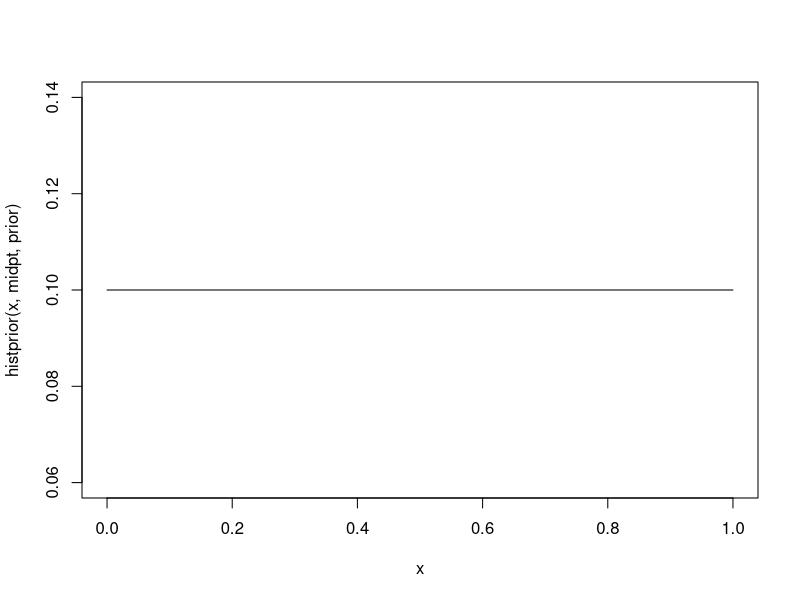
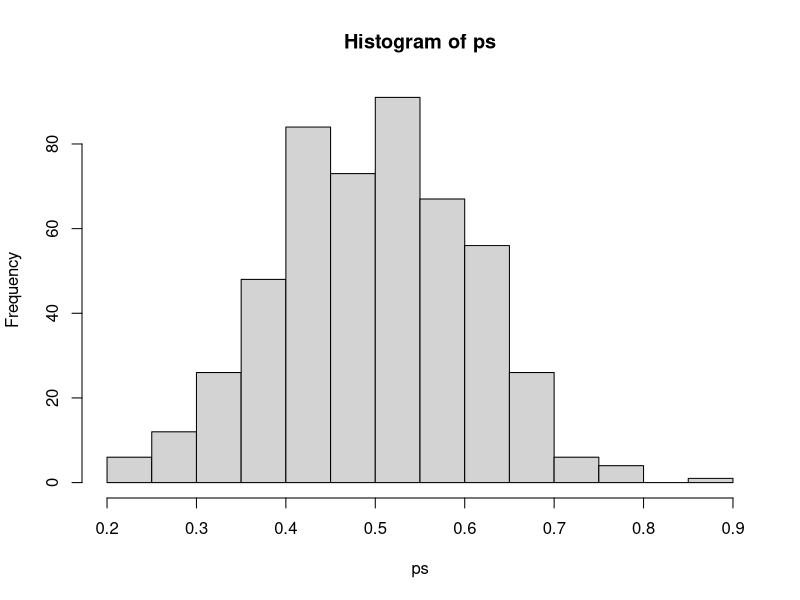
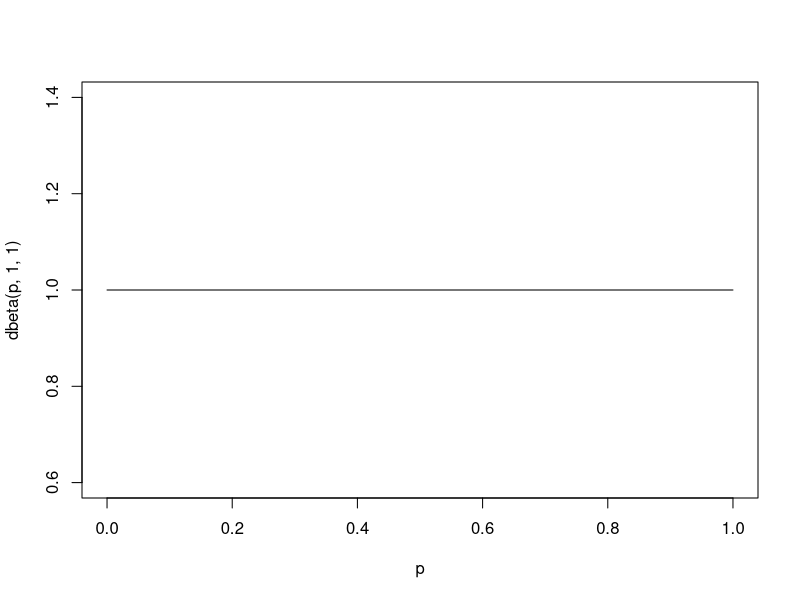
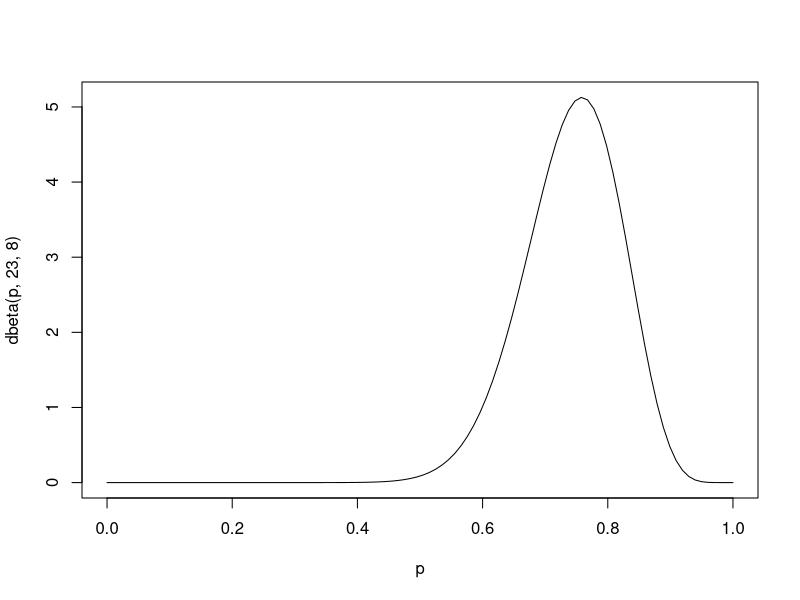
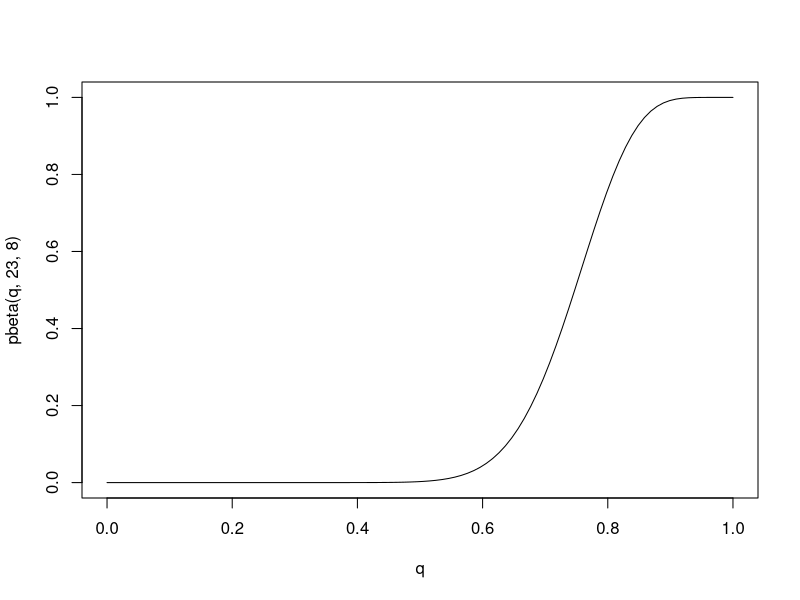
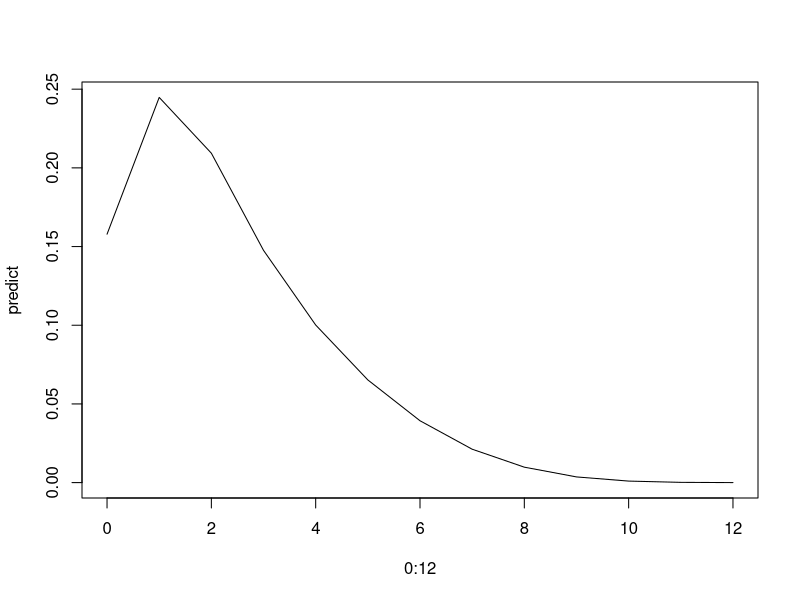
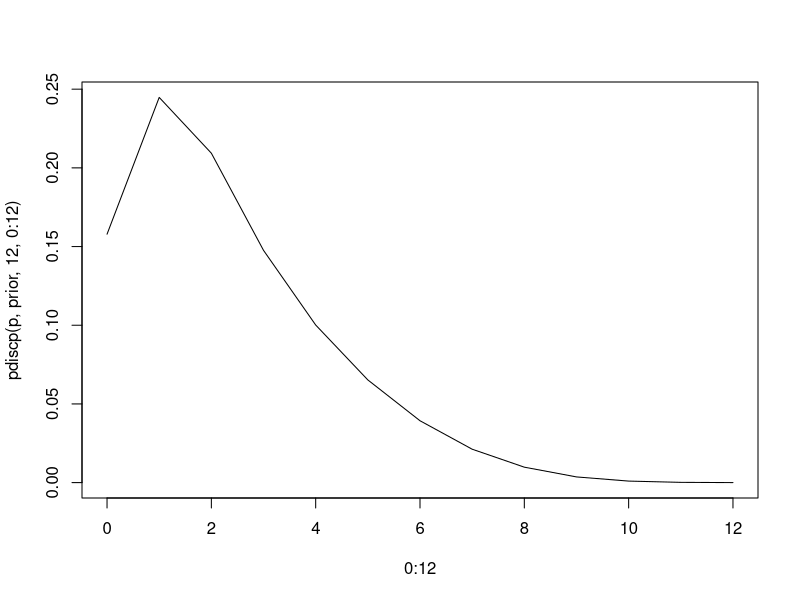
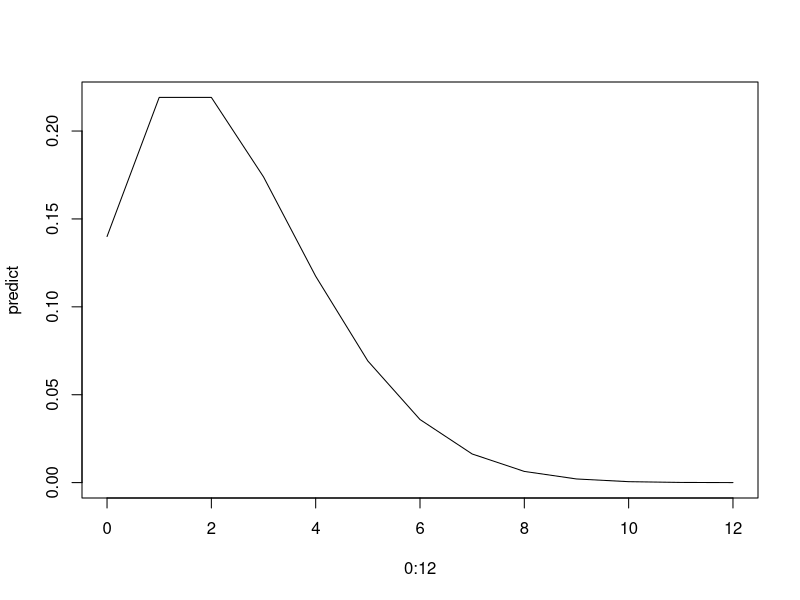

The R source for these figures, in order:
## ---- chunk 1
knitr::opts_chunk$set(echo = TRUE)
## ---- chunk 2
set.seed(29)
## ---- chunk 3
library(LearnBayes)
## ---- chunk 4
p = seq(0, 1, by=0.125)
prior = c(0.001, 0.001, 0.950, 0.008, 0.008, 0.008, 0.008, 0.008, 0.008)
sum(prior)
## ---- chunk 5
likelihood = function (p) p ^ 6 * (1 - p) ^ 4
## ---- chunk 6
posterior = c()
for (i in 1:length(p)) {
  posterior = c(posterior, likelihood(p[i]) * prior[i]) 
}
posterior = posterior / sum(posterior)
round(cbind(p, prior, posterior), 3)
## ---- chunk 7
midpt = seq(0.05, 0.95, by = 0.1)
prior = rep(0.1, 10) # 無情報事前分布
curve(histprior(x, midpt, prior), from = 0, to = 1)
## ---- chunk 8
p = seq(0, 1, length = 500)
posterior = c()
for (i in length(p)) {
  min_idx = which.min(abs(midpt - p[i]))
  posterior = c(posterior, dbeta(p, 10, 10) * prior[min_idx]) # コイン Head 10, Tail = 10 
}
posterior = posterior / sum(posterior)
ps = sample(p, replace = TRUE, prob = posterior)
hist(ps)
## ---- chunk 9
p = seq(0, 1, length=100)
plot(p, dbeta(p, 1, 1), type ="l")
## ---- chunk 10
p = seq(0, 1, length=100)
plot(p, dbeta(p, 23, 8), type ="l")
## ---- chunk 11
qbeta(c(0.5, 0.95), 23, 8)
## ---- chunk 12
q = seq(0, 1, length=100)
plot(q, pbeta(q, 23, 8), type ="l")
## ---- chunk 13
1 - pbeta(0.6, 23, 8)
## ---- chunk 14
rbeta(1000, 23, 8)
## ---- chunk 15
10 * beta(32, 9) / beta(23, 8)
## ---- chunk 16
beta(33, 8) / beta(23, 8)
## ---- chunk 17
p = rbeta(10000, 23, 8)
x = rbinom(10000, 10, p)
table(x) / 10000
## ---- chunk 18
p = seq(0.1, 0.5, by=0.1)
p
prior = c(0.50, 0.2, 0.2, 0.05, 0.05)
mean = sum(p * prior)
mean
sd = sqrt(sum((p - mean)^2 * prior))
sd
## ---- chunk 19
sample = rbeta(10000, shape1 = 3, shape2 = 12)
mean(sample)
sd(sample)
## ---- chunk 20
predict = c()
for (y in 0:12) {
  p_y = 0
  for (i in 1:length(p)) {  
    p_y = p_y + choose(12, y) * p[i]^y * (1 - p[i])^(12 - y) * prior[i]
  }
  predict = c(predict, p_y)
}
predict
plot(0:12, predict, type = "l")
## ---- chunk 21
pdiscp(p, prior, 12, 0:12)
plot(0:12, pdiscp(p, prior, 12, 0:12), type = "l")
## ---- chunk 22
predict = c()
for (y in 0:12) {
  p_y = choose(12, y) * beta(y + 3, 24 - y) / beta(3, 12)
  predict = c(predict, p_y)
}
predict
sum(predict)
plot(0:12, predict, type = "l")
## ---- chunk 23
pbetap(c(3, 12), 12, 0:12)
plot(0:12, pbetap(c(3, 12), 12, 0:12), type = "l")
## ---- chunk 24
mu = seq(20, 70, by = 10)
prior = c(0.1, 0.15, 0.25, 0.25, 0.15, 0.1)
mu
prior
## ---- chunk 25
y = c(38.6, 42.4, 57.5, 40.5, 51.7, 67.1, 33.4, 60.9, 64.1, 40.1, 40.7, 6.4)
ybar = mean(y)
ybar
## ---- chunk 26
likelihood = function (mu) exp(-1 * length(y) / (2 * 100) * (mu - ybar)^2)
like = likelihood(mu)
like
## ---- chunk 27
post = prior * like
post = post / sum(post)
post
## ---- chunk 28
dist = cbind(mu, post)
dist
discint(dist, 0.8)
## ---- chunk 29
lambda = c(0.5, 1, 1.5, 2, 2.5, 3)
prior = c(0.1, 0.2, 0.3, 0.2, 0.15, 0.05)
likelihood = function (lambda) exp(-6 * lambda) * (6 * lambda)^12
post = prior * likelihood(lambda)
post = post / sum(post)
cbind(lambda, prior, round(post, 2))
## ---- chunk 30
predict = 0
for (i in 1:length(lambda)) {
  predict = predict + exp(-7 * lambda[i]) * post[i]
}
predict
## ---- chunk 31
y = c(0, 10, 9, 8 ,11, 3, 3, 8, 8 ,11)
## ---- chunk 32
grid = seq(-2, 12, by = 0.1)
grid
## ---- chunk 33
post = c()
for (i in 1:length(grid)) {
  post = c(post, prod(1 / (1 + (y - grid[i])^2)))
}
post = post / sum(post)
post
## ---- chunk 34
plot(grid, post, type = "l")
## ---- chunk 35
ps = sample(grid, replace = TRUE, prob = post)
hist(ps)
## ---- chunk 36
mean(ps)
sd(ps)
## ---- chunk 37
x = c(751, 594, 1213, 1126, 819)
n = length(x)
s = sum(x)
theta = rgamma(1000, n, s)
hist(theta)
## ---- chunk 38
lambda = 1 / theta
hist(lambda)
## ---- chunk 39
length(lambda[lambda > 1000]) / 1000
## ---- chunk 40
n = 5
y = c(43, 24, 100, 35, 85)
B = 200
grid = seq(max(y), B, by = 1)
post = 1 / grid^n
post = post / sum(post)
plot(grid, post)
## ---- chunk 41
N = sample(grid, size = 1000, replace = TRUE, prob = post)
## ---- chunk 42
mean(N)
sd(N)
## ---- chunk 43
length(N[N > 150]) / 1000
## ---- chunk 44
m = 1000
p1 = rbeta(m, 100, 100)
hist(p1)
length(p1[0.44 < p1 & p1 < 0.56]) / m
## ---- chunk 45
q = function (p) 0.9 * dbeta(p, 500, 500) + 0.1 * dbeta(p, 1, 1)
p = seq(0.4, 0.6, length = 1000)
plot(p, q(p))
## ---- chunk 46
m = 10000 # 1000 では分布の形を見るのには少ない
p2_sampling = function () {
  x = sample(c(0, 1), 1, prob = c(0.1, 0.9))
  if (x == 1) {
    return(rbeta(1, 500, 500))
  } else {
    return(rbeta(1, 1, 1))
  }
}
p2 = replicate(m, p2_sampling())
hist(p2, xlim = c(0.4, 0.6), breaks=seq(0, 1, 0.005))
length(p2[0.44 < p2 & p2 < 0.56]) / m
## ---- chunk 47
p1 = rbeta(1000, 145, 155)
hist(p1)
quantile(p1, c(0.05, 0.95))
## ---- chunk 48
tmp = exp(lbeta(545, 555) - lbeta(500, 500)) # overflow するので、log で計算
gamma = (0.9 * tmp) / (0.9 * tmp + 0.1 * beta(46, 56))
gamma
1 - gamma
## ---- chunk 49
m = 10000 # 1000 では分布の形を見るのには少ない
p2_sampling = function () {
  x = sample(c(0, 1), 1, prob = c(0.0222, 0.9778))
  if (x == 1) {
    return(rbeta(1, 545, 555))
  } else {
    return(rbeta(1, 46, 56))
  }
}
p2 = replicate(m, p2_sampling())
hist(p2, xlim = c(0.4, 0.6), breaks=seq(0, 1, 0.005))
quantile(p2, c(0.05, 0.95))
## ---- chunk 50
probs = c(0.9, 0.1)
beta.par1 = c(500, 500)
beta.par2 = c(1, 1)
betapar = rbind(beta.par1, beta.par2)
data = c(45, 55)
post = binomial.beta.mix(probs, betapar, data)
post
## ---- chunk 51
p1 = rbeta(1000, 130, 170)
hist(p1)
quantile(p1, c(0.05, 0.95))
## ---- chunk 52
tmp = exp(lbeta(530, 570) - lbeta(500, 500)) # overflow するので、log で計算
gamma = (0.9 * tmp) / (0.9 * tmp + 0.1 * beta(31, 71))
gamma
1 - gamma
## ---- chunk 53
m = 10000 # 1000 では分布の形を見るのには少ない
p2_sampling = function () {
  x = sample(c(0, 1), 1, prob = c(0.0399, 0.9601))
  if (x == 1) {
    return(rbeta(1, 530, 570))
  } else {
    return(rbeta(1, 31, 71))
  }
}
p2 = replicate(m, p2_sampling())
hist(p2, xlim = c(0.4, 0.6), breaks=seq(0, 1, 0.005))
quantile(p2, c(0.05, 0.95))
## ---- chunk 54
probs = c(0.9, 0.1)
beta.par1 = c(500, 500)
beta.par2 = c(1, 1)
betapar = rbind(beta.par1, beta.par2)
data = c(30, 70)
post = binomial.beta.mix(probs, betapar, data)
post
## ---- chunk 55
dbinom(8, 20, 0.2)
choose(20, 8) * (0.2) ^ 8 * (1 - 0.2) ^ (20 - 8)
## ---- chunk 56
q = function (p) {
  if (p == 0.2) {
    return(0.5)
  } else {
    return(0.5 * dbeta(p, 1, 4))
  }
}
p = seq(0, 1, by = 0.01)
plot(p, lapply(p, q), type = "l")
## ---- chunk 57
gamma = (0.2 ^ 8 * (1 - 0.2)^12) / (0.2 ^ 8 * (1 - 0.2)^12 + beta(9, 16)/beta(1, 4))
gamma
1 - gamma
## ---- chunk 58
q = function (p) {
  if (p == 0.2) {
    return(0.341)
  } else {
    return(0.659 * dbeta(p, 9, 16))
  }
}
p = seq(0, 1, by = 0.01)
plot(p, lapply(p, q), type = "l")
## ---- chunk 59
pbetat(0.2, .5, c(1, 4), c(8, 12))
## ---- chunk 60
q = function (p) {
  if (p == 0.2) {
    return(0.5)
  } else {
    return(0.5 * dbeta(p, 0.5, 2))
  }
}
p = seq(0, 1, by = 0.01)
plot(p, lapply(p, q), type = "l")
## ---- chunk 61
gamma = (0.2 ^ 8 * (1 - 0.2)^12) / (0.2 ^ 8 * (1 - 0.2)^12 + beta(8.5, 14)/beta(0.5, 2))
gamma
1 - gamma
## ---- chunk 62
pbetat(0.2, .5, c(0.5, 2), c(8, 12))
## ---- chunk 63
q = function (p) {
  if (p == 0.2) {
    return(0.5)
  } else {
    return(0.5 * dbeta(p, 2, 8))
  }
}
p = seq(0, 1, by = 0.01)
plot(p, lapply(p, q), type = "l")
## ---- chunk 64
gamma = (0.2 ^ 8 * (1 - 0.2)^12) / (0.2 ^ 8 * (1 - 0.2)^12 + beta(10, 20)/beta(2, 8))
gamma
1 - gamma
## ---- chunk 65
pbetat(0.2, .5, c(2, 8), c(8, 12))
## ---- chunk 66
q = function (p) {
  if (p == 0.2) {
    return(0.5)
  } else {
    return(0.5 * dbeta(p, 8, 32))
  }
}
p = seq(0, 1, by = 0.01)
plot(p, lapply(p, q), type = "l")
## ---- chunk 67
gamma = (0.2 ^ 8 * (1 - 0.2)^12) / (0.2 ^ 8 * (1 - 0.2)^12 + beta(16, 44)/beta(8, 32))
gamma
1 - gamma
## ---- chunk 68
pbetat(0.2, .5, c(8, 32), c(8, 12))
## ---- chunk 69
# グリッド近似を用いる
mu = seq(0, 200, by = 0.1) # 速度は 0 以上であるので、加えて、最大値は 200 とした．
p = function (mu) {
  pnorm(70, mu, 10) * (1 - pnorm(70, mu, 10))^17
}
plot(mu, p(mu) / sum(p(mu)), type = "l")
## ---- chunk 70
# グリッド近似を用いる
mu = seq(0, 200, by = 0.1) # 速度は 0 以上であるので、加えて、最大値は 200 とした．
p = function (mu) {
  pnorm(70, mu, 10) * (1 - pnorm(70, mu, 10))^17
}
post = p(mu) / sum(p(mu))
sum(mu * post) # 事後平均
## ---- chunk 71
mu = seq(0, 150, by = 0.1) # 速度は 0 以上であるので、加えて、最大値は 200 とした．
p = function (mu) {
  pnorm(70, mu, 10) * (1 - pnorm(70, mu, 10))^17
}
post = p(mu) / sum(p(mu))
sum(cbind(mu, post)[mu > 80, 2])
## ---- chunk 72
p = function (mu) {
  pnorm(70, mu, 10) * (1 - pnorm(70, mu, 10))^17
}
z = integrate(p, 0, 150)$value # 正規化定数
int = integrate(p, -Inf, 80)
1 - int$value / z
## ---- chunk 73
mu = seq(0, 200, by = 0.1)
p = function (mu) {
  pnorm(70, mu, 10) * (1 - pnorm(70, mu, 10))^17
}
post = p(mu) / sum(p(mu))
plot(mu, post, xlim = c(70, 110), type = "l")
## ---- chunk 74
lambda = seq(0, 1, by = 0.001)
g = function (lambda) {
  0.5 * dgamma(lambda, shape = 1.5, rate = 1000) + 0.5 * dgamma(lambda, shape = 7, rate = 1000)
}
plot(lambda, g(lambda), xlim = c(0, 0.1), type = "l")
## ---- chunk 75
a = (1000 ^ 1.5 * gamma(5.5)) / (gamma(1.5) * 2767 ^ 5.5)
b = (1000 ^ 7 * gamma(11)) / (gamma(7) * 2767 ^ 11)
pi = a / (a + b)
pi
1 - pi
## ---- chunk 76
probs = c(0.5, 0.5)
gamma.par1 = c(1.5, 1000)
gamma.par2 = c(7, 1000)
gammapar = rbind(gamma.par1, gamma.par2)
data = data.frame(t = 1767, y = 4)
post = poisson.gamma.mix(probs, gammapar, data)
post
## ---- chunk 77
lambda = seq(0, 1, by = 0.001)
g = function (lambda) {
  0.5 * dgamma(lambda, shape = 1.5, rate = 1000) + 0.5 * dgamma(lambda, shape = 7, rate = 1000)
}
post = function (lambda) {
  pi * dgamma(lambda, shape = 5.5, rate = 2767) + (1 - pi) * dgamma(lambda, shape = 11, rate = 2767)
}
plot(lambda, g(lambda), xlim = c(0, 0.02), ylim = c(0, 500), ylab = "", type = "l", lty = 2)
par(new=T)  
plot(lambda, post(lambda), xlim = c(0, 0.02), ylim = c(0, 500), ylab = "", type = "l")
## ---- chunk 78
# 数値積分
p = function (lambda) {
  return(pi * dgamma(lambda, shape = 5.5, rate = 2767) + (1 - pi) * dgamma(lambda, shape = 11, rate = 2767))
}
int = integrate(p, lower = 0, upper = 0.005)
1 - int$value
## ---- chunk 79
# サンプリング近似
post_sample = function () {
  x = sample(c(0, 1), 1, prob = c(1 - pi, pi))
  if (x == 1) {
    return(rgamma(1, shape = 5.5, rate = 2767))
  } else {
    return(rgamma(1, shape = 11, rate = 2767))    
  }
}
sample = replicate(100000, post_sample())
sum(sample > 0.005) / 100000
## ---- chunk 80
# グリッド近似
lambda = seq(0, 1, by = 0.000001)
p = function (lambda) {
  pi * dgamma(lambda, shape = 5.5, rate = 2767) + (1 - pi) * dgamma(lambda, shape = 11, rate = 2767)
}
post = p(lambda) / sum(p(lambda))
sum(cbind(lambda, post)[lambda > 0.005, 2])
## ---- chunk 81
# グリッド近似を用いる
lambda = seq(0.1, 1000, by = 0.1)
p = function (lambda) {
  likelihood = pexp(100, 1/lambda)^3 * dexp(100, 1/lambda) * (pexp(300, 1/lambda) - pexp(100, 1/lambda))^3 * dexp(300, 1/lambda) * (1 - pexp(300, 1/lambda))^4
  return(likelihood / lambda)
}
post = p(lambda)
post = post / sum(post)
plot(lambda, post, type = "l")
## ---- chunk 82
# グリッド近似を用いる
lambda = seq(0.1, 1000, by = 0.1)
p = function (lambda) {
  likelihood = pexp(100, 1/lambda)^3 * dexp(100, 1/lambda) * (pexp(300, 1/lambda) - pexp(100, 1/lambda))^3 * dexp(300, 1/lambda) * (1 - pexp(300, 1/lambda))^4
  return(likelihood / lambda)
}
post = p(lambda)
post = post / sum(post)
mu = sum(lambda * post)
mu
sqrt(sum((lambda - mu)^2 * post))
## ---- chunk 83
# グリッド近似を用いる
lambda = seq(0.1, 1000, by = 0.1)
p = function (lambda) {
  likelihood = pexp(100, 1/lambda)^3 * dexp(100, 1/lambda) * (pexp(300, 1/lambda) - pexp(100, 1/lambda))^3 * dexp(300, 1/lambda) * (1 - pexp(300, 1/lambda))^4
  return(likelihood / lambda)
}
post = p(lambda)
post = post / sum(post)
sum(cbind(lambda, post)[300 < lambda & lambda < 500, 2])
